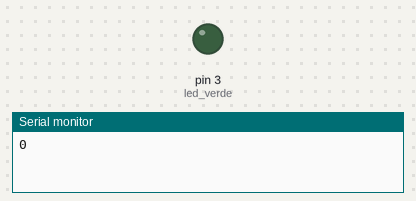
This sketch was run on a simulated Arduino Uno, built with avr-gcc and run on an emulated ATmega328P. On the bench: output pins drawn as LEDs (lit = HIGH), the last lines printed to the serial monitor.

Above: at 0.12 s.
At 33.13 s:
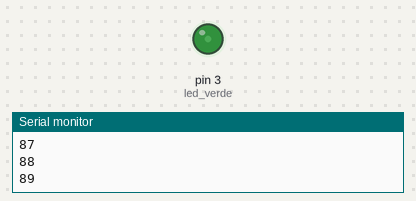
Timing chart, 0 to 40.0 s (numbered marks = the images above):
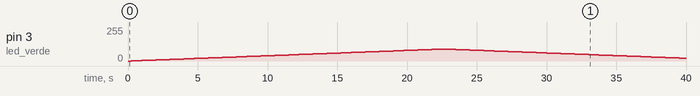

The sketch:

gradual_on.ino
```cpp
int led_verde = 3;
int brilho    = 1;


void setup() {
  pinMode(led_verde, OUTPUT);

  Serial.begin(9600);
}

void loop() {

  for (int i=0; i < 90; i++) {
    aumentaBrilho(i);
    Serial.println(i);
    delay(250);
  }

  for (int i=90; i > 0; i--) {
    diminuiBrilho(i);
    delay(250);
  }

}

void aumentaBrilho(int brilho){
  analogWrite(led_verde, brilho);
  brilho++;
}

void diminuiBrilho(int brilho){
  analogWrite(led_verde, brilho);
  brilho--;
}
```

Measured:
- by itself, pin 3 (led_verde): rises from 0/255 to 90/255 in 22.3 s, then falls to 21/255 in 17.3 s
